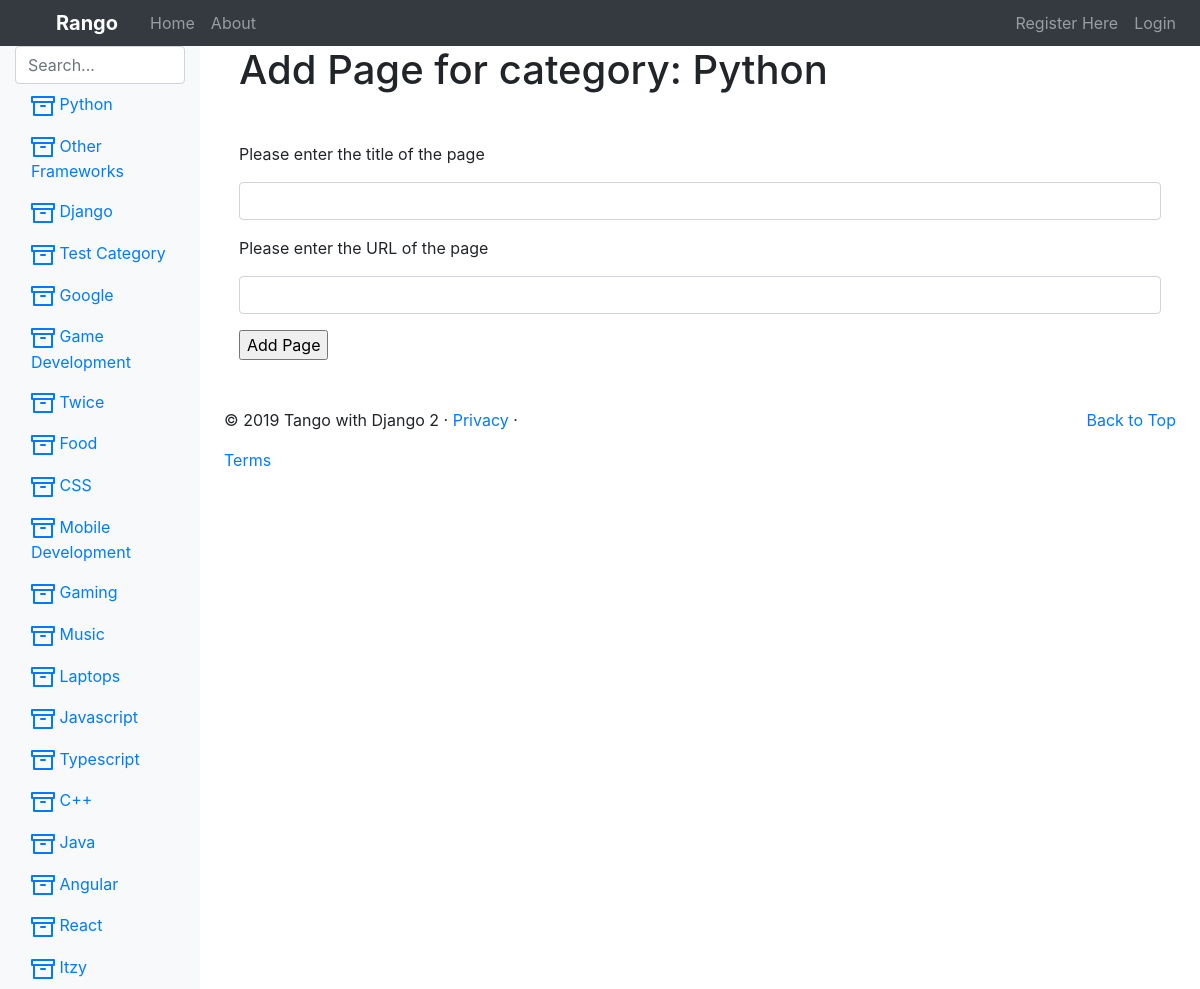
The page /rango/add_page/python/ on the database its author committed.
### rango_app/models.py (models this page shows, shortened)
class Category(models.Model):
    name = models.CharField(max_length = 128, unique=True)
    views = models.IntegerField(default=0)
    likes = models.IntegerField(default=0)
    slug = models.SlugField(unique=True)

### rango_app/views.py (the view, shortened to what this page needs)
class AddPageView(View):
    def get(self, request, category_name_slug):
        try:
            category = Category.objects.get(slug=category_name_slug)
        except Category.DoesNotExist:
            category = None
        form = PageForm()
        context_dict = { 'form': form, 'category': category }
        return render(request, 'rango/add_page.html', context_dict)

### rango_app/forms.py (shortened to what this page needs)
class PageForm(forms.ModelForm):
    title = forms.CharField(max_length=128,
                            help_text="Please enter the title of the page")
    url = forms.URLField(max_length=128,
                          help_text="Please enter the URL of the page")
    views = forms.IntegerField(widget=forms.HiddenInput(), initial=0)
    class Meta:
        model = Page
        fields = ('title', 'url', 'views')

### rango_app/templatetags/rango_template_tags.py (called while the page is built)
@register.inclusion_tag('rango/category_list.html')
def get_category_list(category=None):
    return {
        "categories": Category.objects.all(),
        "act_cat": category
    }

### templates/rango/add_page.html (shortened to what this page needs)
{% extends 'rango/base.html' %}
{% load staticfiles %}
{% block content %}
    <h1 class="mb-5">Add Page for category: {{ category.name }}</h1>
    <div>
        <form class="form-group" id="add_page_form" method="post"
            action="{% url 'rango:add_page' category.slug %}">
            {% for field in form.visible_fields %}
                {{ field.help_text }}
                {{ field }}
            {% endfor %}
            <input type="submit" name="submit" value="Add Page">
        </form>
    </div>
{% endblock %}

### templates/rango/category_list.html (shortened to what this page needs)
{% load staticfiles %}
{% load rango_template_tags %}
<ul class="nav flex-column">
    {% if categories %}
        {% for category in categories %}
            {% if category == act_cat %}
                <li class="nav-item">
                    <a class="nav-link active" href="{% url 'rango:show_category' category.slug %}">
                        {{ category.name }}
                    </a>
                </li>
            {% else %}
                <li class="nav-item">
                    <a class="nav-link" href="{% url 'rango:show_category' category.slug %}">
                        {{ category.name }}
                    </a>
                </li>
            {% endif %}
        {% endfor %}
    {% else %}
        <li class="nav-item">There are no categories present.</li>
    {% endif %}
</ul>

### rows shown on the page
Category: name "Python"
Category: name "Other Frameworks"
Category: name "Django"
Category: name "Test Category"
Category: name "Google"
Category: name "Game Development"
Category: name "Twice"
Category: name "Food"
Category: name "CSS"
Category: name "Mobile Development"
Category: name "Gaming"
Category: name "Music"
Category: name "Laptops"
Category: name "Javascript"
Category: name "Typescript"
Category: name "C++"
Category: name "Java"
Category: name "Angular"
Category: name "React"
Category: name "Itzy"

### other values the page prints
{{ field.help_text }} "Please enter the title of the page" "Please enter the URL of the page"
